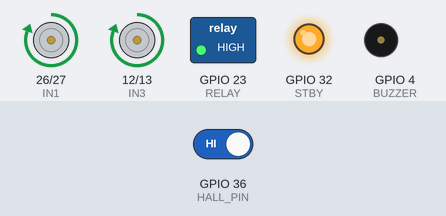
A sketch run on a simulated ESP32. On the bench: motor-driver pin pairs drawn as motors (green arrow = first pin HIGH = forward, orange = second pin HIGH = backward, longer = more drive, scaled by the enable pin, stopped while the standby pin is LOW), switched loads named in the sketch (green lamp = pin HIGH), output pins drawn as LEDs (lit = HIGH), buzzer (waves = sounding, pin HIGH). Inputs (shaded band) come from the test bench; at power-on: GPIO 36 (HALL_PIN) HIGH. What the sketch prints to the serial monitor is not drawn.

Above: at 1.2 s.
1.3 s: GPIO 36 (HALL_PIN) driven LOW
At 2.7 s:
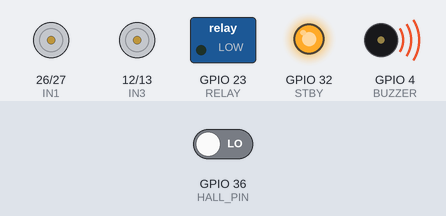
4.3 s: GPIO 36 (HALL_PIN) driven HIGH
At 5.8 s:
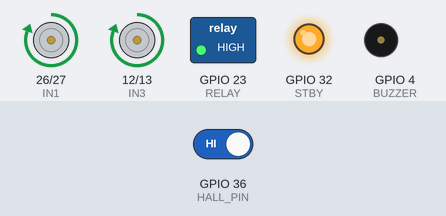
Timing chart, 0 to 7.3 s (numbered marks = the images above; inputs shaded):
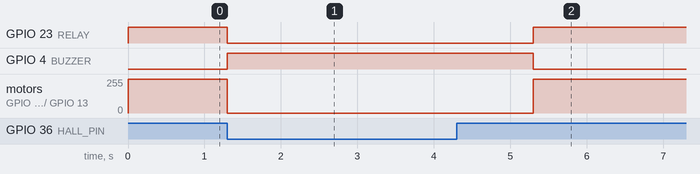

Measured:
- after the input at 1.3 s, GPIO 23 (RELAY): HIGH → LOW at once; GPIO 4 (BUZZER): LOW → HIGH at once; motor on GPIO 26 (IN1) / GPIO 27 (IN2), motor on GPIO 12 (IN3) / GPIO 13 (IN4): forward 255/255 → stopped at once
- after the input at 4.3 s, GPIO 23 (RELAY): LOW → HIGH after 1.0 s; GPIO 4 (BUZZER): HIGH → LOW after 1.0 s; motor on GPIO 26 (IN1) / GPIO 27 (IN2), motor on GPIO 12 (IN3) / GPIO 13 (IN4): stopped → forward 255/255 after 1.0 s

The sketch:

Buzzer+Relay+Motor+HallSensor_Integration.ino
```cpp
// Buzzer

//===== PIN DEFINITIONS =====
#define IN1 26
#define IN2 27
#define IN3 12
#define IN4 13

#define ENA 25
#define ENB 14
#define STBY 32

#define RELAY 23
#define HALL_PIN 36
#define BUZZER 4

// Cooldown control
unsigned long lastTriggerTime = 0;
const unsigned long cooldown = 1000; // 1 second lock

bool stopped = false;

void setup() {
  Serial.begin(115200);

  pinMode(IN1, OUTPUT);
  pinMode(IN2, OUTPUT);
  pinMode(IN3, OUTPUT);
  pinMode(IN4, OUTPUT);

  pinMode(ENA, OUTPUT);
  pinMode(ENB, OUTPUT);
  pinMode(STBY, OUTPUT);

  pinMode(RELAY, OUTPUT);
  pinMode(BUZZER, OUTPUT);

  pinMode(HALL_PIN, INPUT);

  digitalWrite(ENA, HIGH);
  digitalWrite(ENB, HIGH);
  digitalWrite(STBY, HIGH);

  digitalWrite(RELAY, HIGH);
  digitalWrite(BUZZER, LOW);

  forward();
}

void loop() {
  int value = digitalRead(HALL_PIN);
  unsigned long now = millis();

  Serial.println(value);

  // Only trigger if not already stopped AND cooldown passed
  if (value == 0 && !stopped && (now - lastTriggerTime > cooldown)) {

    stopped = true;
    lastTriggerTime = now;

    stopMotors();
    digitalWrite(RELAY, LOW);
    digitalWrite(BUZZER, HIGH);
  }

  // restart after some time
  if (stopped && (now - lastTriggerTime > 2000)) {
    stopped = false;

    digitalWrite(RELAY, HIGH);
    digitalWrite(BUZZER, LOW);
    forward();
  }
}

// ===== FUNCTIONS =====

void forward() {
  digitalWrite(IN1, HIGH);
  digitalWrite(IN2, LOW);

  digitalWrite(IN3, HIGH);
  digitalWrite(IN4, LOW);
}

void stopMotors() {
  digitalWrite(IN1, LOW);
  digitalWrite(IN2, LOW);

  digitalWrite(IN3, LOW);
  digitalWrite(IN4, LOW);
}
```

ServoMotor+Button.cpp
```cpp
#include <ESP32Servo.h>

#define BUTTON 0
#define SERVO_PIN 4

Servo myServo;

void setup() {
  Serial.begin(115200);

  pinMode(BUTTON, INPUT_PULLUP);

  myServo.attach(SERVO_PIN);
  myServo.write(0); // start position
}

void loop() {
  int state = digitalRead(BUTTON);
  myServo.write(110);
  Serial.println("110 degree");
  delay(5000);
  if (state == HIGH) { // pressed
    Serial.println("BUTTON PRESSED");
  }
  myServo.write(0);
  Serial.println("0 degree");
  // } else {
  //   myServo.write(0);
  // }

  delay(50);
}
```

ServoTest.cpp
```cpp
#include <ESP32Servo.h>

Servo myServo;

void setup() {
  myServo.attach(4); // signal pin
}

void loop() {

  myServo.write(180); // max
  delay(1000);
}
```
